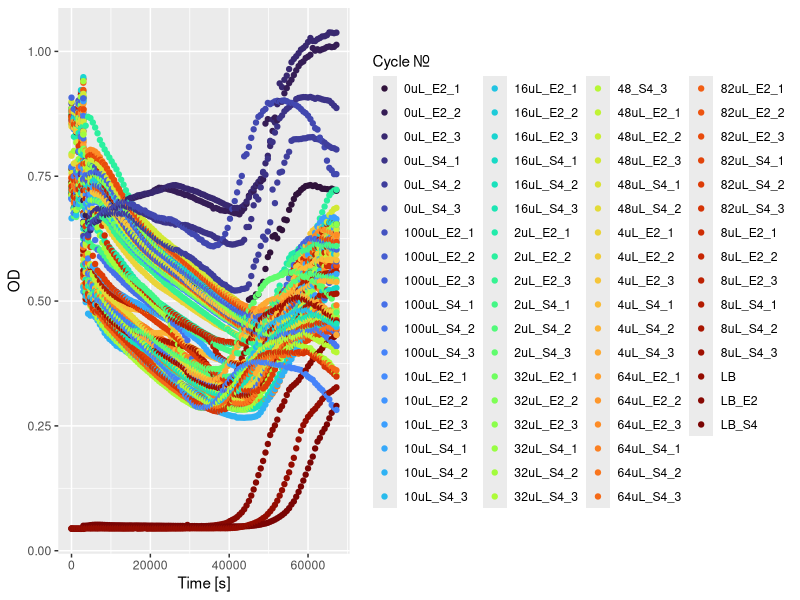

Recreate this plot in R.
## ---- chunk 1
#make sure you set the folder where your file is saved as the current working directory
#check whether the excel file names are the same and don't change the dataframe name
library(readxl)
library(tidyverse)
hr_growth <- read_excel("1hr_growth_10.9.26_cleaned.xlsx")

Overnight_withBacteriocin_E2_S4 <- read_excel("10.9_Overnight_withBacteriocin_E2+S4_cleaned.xlsx")
## ---- chunk 2
Overnight_withBacteriocin_E2_S4$"Cycle Nr." <- as.numeric(Overnight_withBacteriocin_E2_S4$"Cycle Nr.")

hr_growth$"Cycle Nr." <- as.numeric(hr_growth$"Cycle Nr.")
## ---- chunk 3
Overnight_withBacteriocin_E2_S4$"Cycle Nr." <- Overnight_withBacteriocin_E2_S4$"Cycle Nr." + 6
## ---- chunk 4
Overnight_withBacteriocin_E2_S4$"Time [s]" <- Overnight_withBacteriocin_E2_S4$"Time [s]" + 3000.072

## ---- chunk 5
combined_df <- bind_rows(hr_growth, Overnight_withBacteriocin_E2_S4)
## ---- chunk 6
pivoted_OD <- pivot_longer(combined_df, cols = -2, names_to = "Cycle Nr.", values_to = "OD")
## ---- chunk 7
df_clean <- na.omit(pivoted_OD)

df_clean <- df_clean[-c(1, 2), ]

df_clean <- df_clean |> 
  filter(`Cycle Nr.`!= "Cycle Nr.")

df_clean <- df_clean |> 
  filter(`Cycle Nr.`!= "Temp. [°C]")
## ---- chunk 8

## ---- chunk 9
ggplot(df_clean, 
       aes(x = `Time [s]`, y = OD, color = `Cycle Nr.`)) +
  geom_point() +
   scale_color_viridis_d(option = "turbo")
